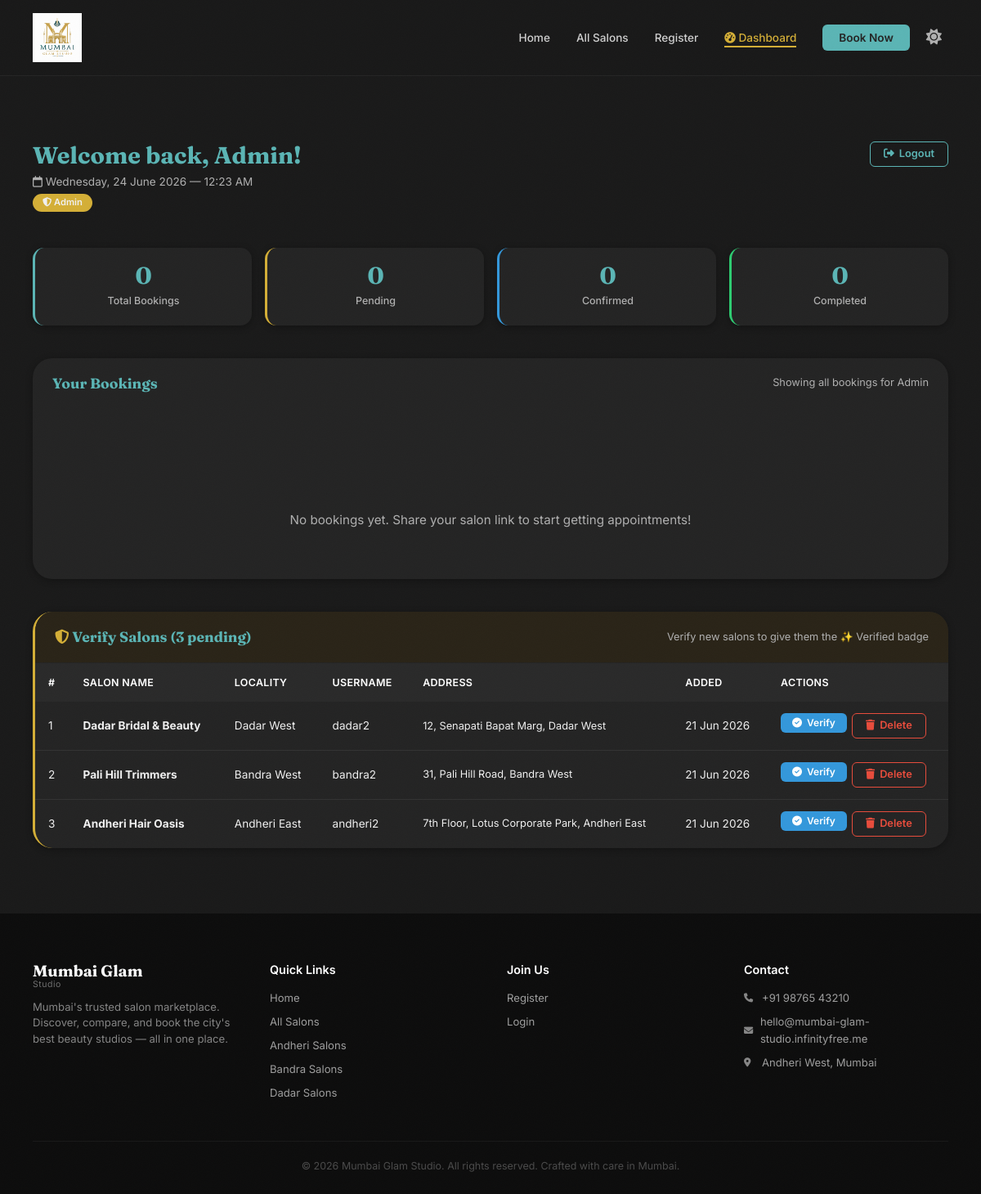
/dashboard.php (signed in), run on the app's committed database.
### tables this page shows
CREATE TABLE salons (
    id INT AUTO_INCREMENT PRIMARY KEY,
    name VARCHAR(120) NOT NULL,
    locality VARCHAR(100) NOT NULL,
    address VARCHAR(255) NOT NULL,
    rating DECIMAL(2,1) DEFAULT 0.0,
    review_count INT DEFAULT 0,
    avg_rating DECIMAL(2,1) DEFAULT 0.0,
    price_min INT DEFAULT 0,
    price_max INT DEFAULT 0,
    rain_safe TINYINT(1) DEFAULT 0,
    verified TINYINT(1) DEFAULT 0,
    is_admin TINYINT(1) DEFAULT 0,
    tagline VARCHAR(255) DEFAULT NULL,
    description TEXT NULL,
    services TEXT NULL,
    working_hours VARCHAR(255) NULL,
    contact_phone VARCHAR(20) NULL,
    contact_email VARCHAR(100) NULL,
    website VARCHAR(255) NULL,
    established_year YEAR NULL,
    facilities TEXT NULL,
    username VARCHAR(50) UNIQUE NOT NULL,
    password VARCHAR(255) NOT NULL,
    created_at TIMESTAMP DEFAULT CURRENT_TIMESTAMP
);

### dashboard.php (the view, shortened to what this page needs)
<?php
$conn = getDB();
$salonName = $_SESSION['salon_name'];
$isAdmin = isset($_SESSION['is_admin']) && $_SESSION['is_admin'] == 1;
$pendingCount = $confirmedCount = $completedCount = 0;
$allBookings = [];
$totalCount = count($allBookings);
?>
<!DOCTYPE html>
<html lang="en" data-theme="dark">
<head>
    <?php require_once 'includes/header.php'; ?>
</head>
<body>
<?php require_once 'includes/nav.php'; ?>
<section class="dashboard">
    <div class="container">
        <div class="dashboard-header">
            <div class="dashboard-welcome">
                <div>
                    <h2>Welcome back, <?php echo htmlspecialchars($salonName); ?>!</h2>
                    <span class="welcome-date">
                        <i class="far fa-calendar"></i> <?php echo date('l, d F Y'); ?> — <?php echo date('h:i A'); ?>
                    </span>
                    <?php if ($isAdmin): ?>
                    <span style="display: inline-block; margin-top: 4px; background: var(--gold); color: var(--charcoal); padding: 2px 12px; border-radius: 20px; font-size: 0.7rem; font-weight: 600;">
                        <i class="fas fa-shield-alt"></i> Admin
                    </span>
                    <?php endif; ?>
                </div>
                <a href="logout.php" class="btn btn-outline btn-sm">
                    <i class="fas fa-sign-out-alt"></i> Logout
                </a>
            </div>
        </div>
        <div class="dashboard-stats">
            <div class="stat-card"><div class="stat-val"><?php echo $totalCount; ?></div><div class="stat-lbl">Total Bookings</div></div>
            <div class="stat-card gold-border"><div class="stat-val"><?php echo $pendingCount; ?></div><div class="stat-lbl">Pending</div></div>
            <div class="stat-card blue-border"><div class="stat-val"><?php echo $confirmedCount; ?></div><div class="stat-lbl">Confirmed</div></div>
            <div class="stat-card green-border"><div class="stat-val"><?php echo $completedCount; ?></div><div class="stat-lbl">Completed</div></div>
        </div>
        <div class="bookings-table-wrap">
            <div style="padding:20px 24px; border-bottom:1px solid var(--cream-dark); display:flex; align-items:center; justify-content:space-between; flex-wrap:wrap; gap:12px;">
                <h3 style="margin:0; font-size:1.1rem;">Your Bookings</h3>
                <span style="font-size:0.8rem; color:var(--charcoal-muted);">Showing all bookings for <?php echo htmlspecialchars($salonName); ?></span>
            </div>
            <?php if (empty($allBookings)): ?>
            <div class="empty-state">
                <i class="far fa-calendar-xmark"></i>
                <p>No bookings yet. Share your salon link to start getting appointments!</p>
            </div>
            <?php endif; ?>
        </div>
        <?php if ($isAdmin): ?>
        <?php
        $unverifiedStmt = $conn->prepare("SELECT * FROM salons WHERE verified = 0 AND is_admin = 0 ORDER BY id DESC");
        $unverifiedStmt->execute();
        $unverifiedSalons = $unverifiedStmt->get_result();
        $unverifiedCount = $unverifiedSalons->num_rows;
        ?>
        <?php if ($unverifiedCount > 0): ?>
        <div class="bookings-table-wrap" style="margin-top: 40px; border-left: 3px solid var(--gold);">
            <div style="padding:20px 24px; border-bottom:1px solid var(--cream-dark); display:flex; align-items:center; justify-content:space-between; flex-wrap:wrap; gap:12px; background: var(--gold-pale);">
                <h3 style="margin:0; font-size:1.1rem;">
                    <i class="fas fa-shield-alt" style="color:var(--gold);"></i>
                    Verify Salons (<?php echo $unverifiedCount; ?> pending)
                </h3>
                <span style="font-size:0.8rem; color:var(--charcoal-muted);">Verify new salons to give them the ✨ Verified badge</span>
            </div>
            <table class="bookings-table">
                <thead>
                    <tr><th>#</th><th>Salon Name</th><th>Locality</th><th>Username</th><th>Address</th><th>Added</th><th>Actions</th></tr>
                </thead>
                <tbody>
                    <?php $idx = 1; while ($pending = $unverifiedSalons->fetch_assoc()): ?>
                    <tr>
                        <td><?php echo $idx++; ?></td>
                        <td><strong><?php echo htmlspecialchars($pending['name']); ?></strong></td>
                        <td><?php echo $pending['locality']; ?></td>
                        <td><?php echo htmlspecialchars($pending['username']); ?></td>
                        <td style="font-size:0.8rem;"><?php echo htmlspecialchars($pending['address']); ?></td>
                        <td><?php echo date('d M Y', strtotime($pending['created_at'])); ?></td>
                        <td>
                            <div class="action-btns">
                                <form method="POST" style="display:inline;">
                                    <button type="submit" class="btn btn-confirm" data-confirm="Verify this salon? It will get the ✨ Verified badge.">
                                        <i class="fas fa-check-circle"></i> Verify
                                    </button>
                                </form>
                                <form method="POST" style="display:inline;">
                                    <button type="submit" class="btn btn-outline btn-sm" style="color:var(--error); border-color:var(--error);" data-confirm="Delete this salon permanently?">
                                        <i class="fas fa-trash"></i> Delete
                                    </button>
                                </form>
                            </div>
                        </td>
                    </tr>
                    <?php endwhile; ?>
                </tbody>
            </table>
        </div>
        <?php endif; ?>
        <?php endif; ?>
    </div>
</section>
<?php require_once 'includes/footer.php'; ?>
</body>
</html>

### includes/nav.php (style rules this page uses)
@media (min-width: 769px) { body { padding-bottom: 0; } }

### data on the page
salons: name "Dadar Bridal & Beauty", locality "Dadar West", username "dadar2", address "12, Senapati Bapat Marg, Dadar West", created_at "21 Jun 2026"
salons: name "Pali Hill Trimmers", locality "Bandra West", username "bandra2", address "31, Pali Hill Road, Bandra West", created_at "21 Jun 2026"
salons: name "Andheri Hair Oasis", locality "Andheri East", username "andheri2", address "7th Floor, Lotus Corporate Park, Andheri East", created_at "21 Jun 2026"

### other printed values
$salonName "Admin"
$totalCount "0"
$pendingCount "0"
$confirmedCount "0"
$completedCount "0"
$unverifiedCount "3"
